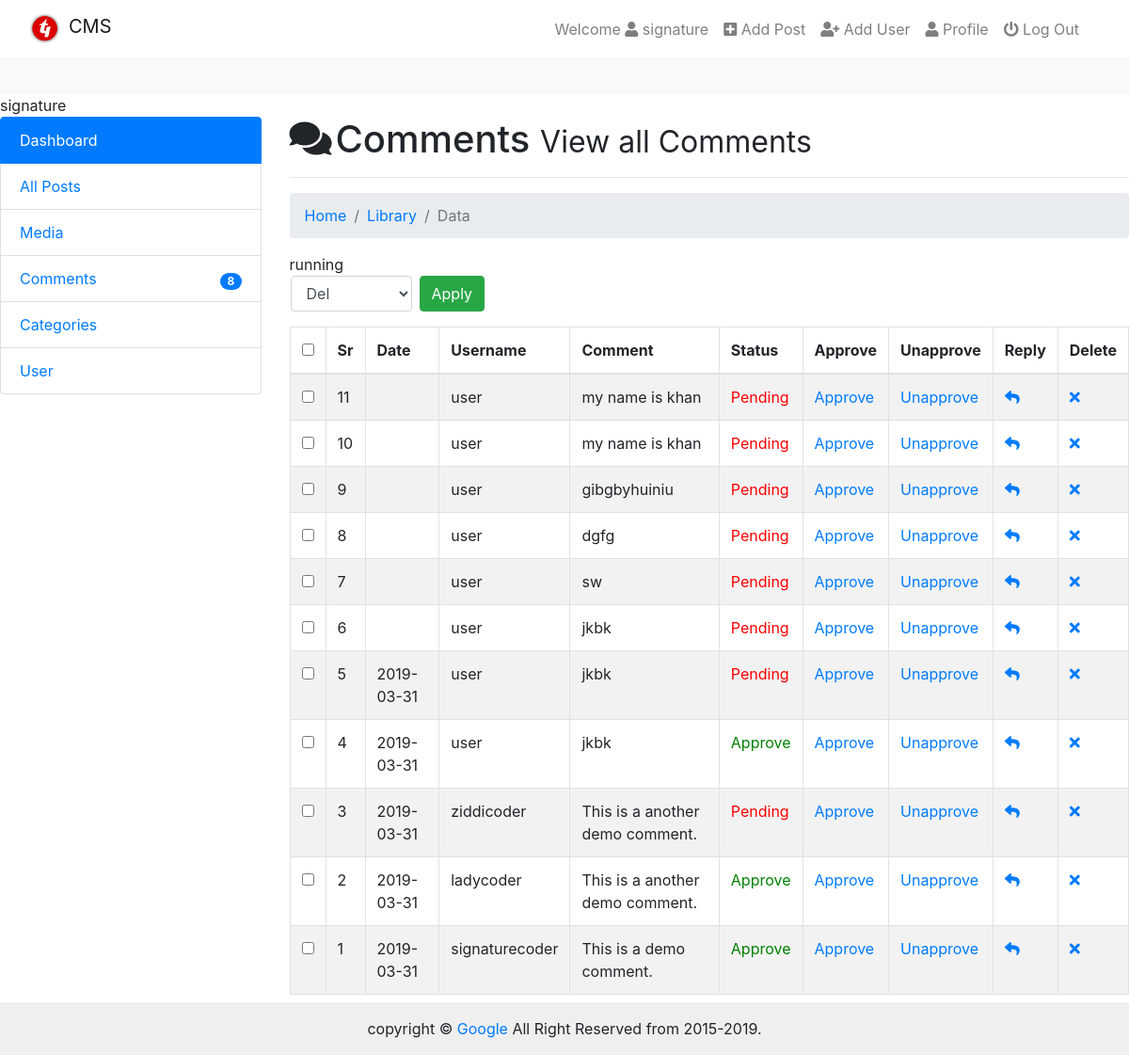
/admin/admin_comment.php (signed in), run on an earlier commit of the app's database.
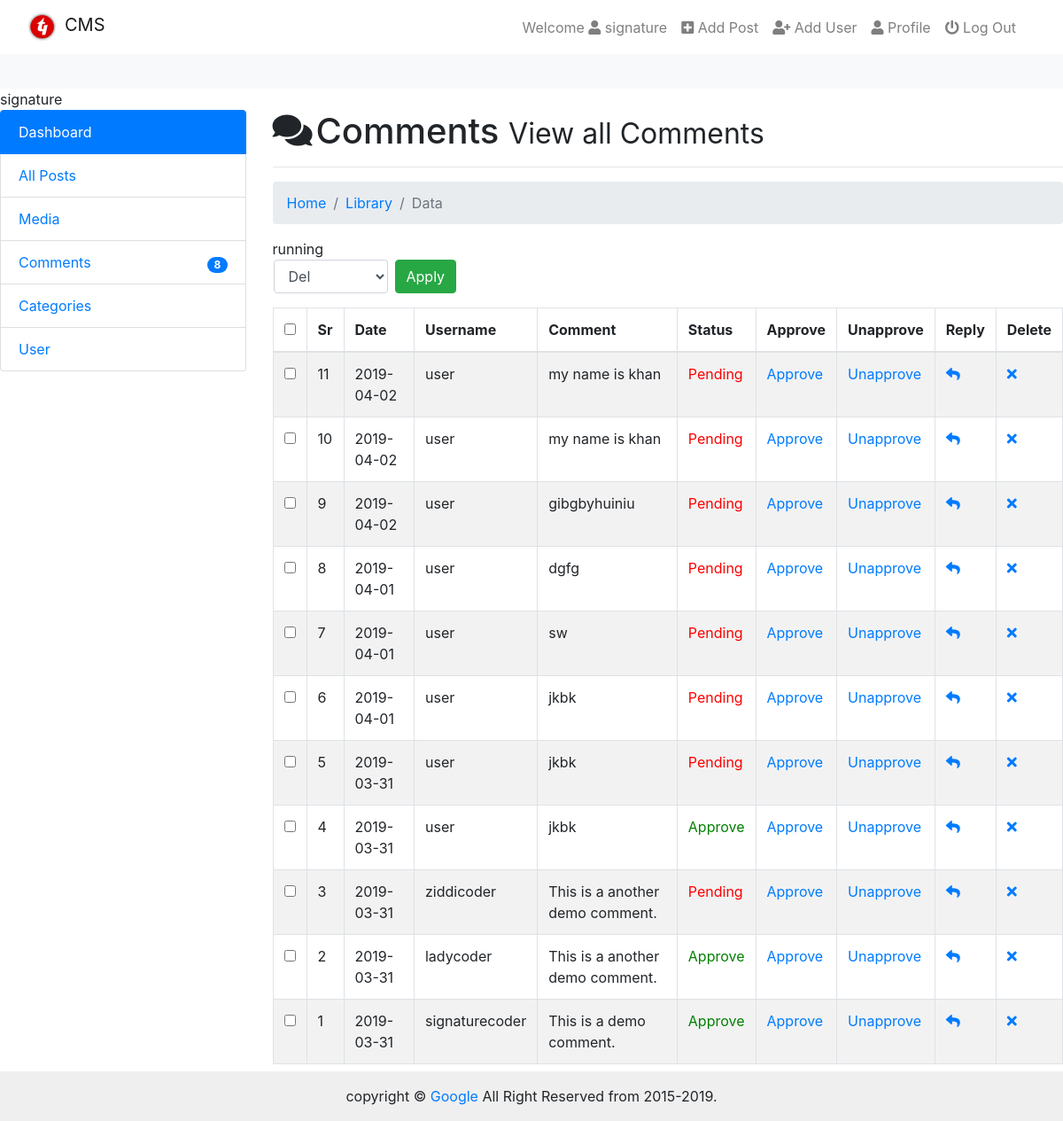
And on a later commit of the database.
### tables this page shows
CREATE TABLE IF NOT EXISTS `comments` (
  `id` int(11) NOT NULL AUTO_INCREMENT,
  `date` date DEFAULT NULL,
  `name` varchar(255) NOT NULL,
  `username` varchar(255) NOT NULL,
  `post_id` int(11) NOT NULL,
  `email` varchar(255) NOT NULL,
  `website` varchar(255) NOT NULL,
  `image` varchar(255) NOT NULL,
  `comment` text NOT NULL,
  `status` varchar(255) NOT NULL,
  PRIMARY KEY (`id`)
);

### admin/admin_comment.php (the view, shortened to what this page needs)
<?php require_once('includes/header.php');
?>
</head>
<body>
    <?php require_once('includes/navbar.php');?>
    <div class="cointainer-fluid">
      <div class="row">
        <div class="col-md-3">
          <?php require_once('includes/sidebar.php');?>
        </div>
        <div class="col-md-9">
          <h1><i class="fas fa-comments mr-1"></i>Comments <small>View all Comments</small></h1><hr>
          <nav aria-label="breadcrumb">
            <ol class="breadcrumb">
              <li class="breadcrumb-item"><a href="#">Home</a></li>
              <li class="breadcrumb-item"><a href="#">Library</a></li>
              <li class="breadcrumb-item active" aria-current="page">Data</li>
            </ol>
          </nav>
          <?php
          echo "running";
              ?>
              <?php
          $query = "SELECT * FROM comments ORDER BY id DESC";
          $run = mysqli_query($con, $query);
          if(mysqli_num_rows($run) > 0){
           ?>
           <form action="" method="post">
            <div class="row">
              <div class="col-sm-8">
                <div class="row">
                  <div class="col-xs-4">
                    <div class="form-group ml-3">
                      <select name="bulk-options" class="form-control">
                        <option value="delete">Del</option>
                      </select>
                    </div>
                  </div>
                  <div class="col-xs-8 ml-2">
                    <input type="submit" class="btn btn-success" value="Apply">
                  </div>
                </div>
              </div>
            </div>
          <table class="table table-bordered table-striped table-hover">
            <thead>
              <tr>
               <th><input type="checkbox" id="selectallboxes"></th>
               <th>Sr</th>
               <th>Date</th>
               <th>Username</th>
               <th>Comment</th>
               <th>Status</th>
               <th>Approve</th>
               <th>Unapprove</th>
               <th>Reply</th>
               <th>Delete</th>
             </tr>
           </thead>
           <tbody>
             <?php
             while($row = mysqli_fetch_array($run)){
               $id = $row['id'];
               $username = $row['username'];
               $status = $row['status'];
               $comment = $row['comment'];
               $post_id = $row['post_id'];
               $date = $row['date'];
               ?>
               <tr>
                <td><input type="checkbox" class="checkboxes" name="checkboxes[]" value="<?php echo $id;?>"></td>
                <td><?php echo $id;?></td>
                <td><?php echo $date;?></td>
                <td><?php echo $username;?></td>
                <td><?php echo $comment;?></td>
                <td><span style="color:<?php
                if($status == 'approve'){
                  echo 'green';
                }
                else if($status == 'pending'){
                  echo 'red';
                }
            ?>"><?php echo ucfirst($status);?></span></td>
                <td><a href="admin_comment.php?approve=<?php echo $id;?>">Approve</a></td>
                <td><a href="admin_comment.php?unapprove=<?php echo $id;?>">Unapprove</a></td>
                <td><a href="admin_comment.php?reply=<?php echo $post_id;?>"><i class="fas fa-reply"></i></a></td>
                <td><a href="admin_comment.php?del=<?php echo $id;?>"><i class="fa fa-times"></i></a></td>
              </tr>
            <?php }?>
          </tbody>
        </table>
        <?php
      }
      else{
       echo "<center><h2>NO USER AVAILABLE NOW</h2></center>";
     }
     ?>
   </form>
 </div>
</div>
</div>
<?php require_once('includes/footer.php')?>

What changed in the data, as far as the page shows it:
changed comments id 11: date (not shown) → "2019-04-02"
changed comments id 10: date (not shown) → "2019-04-02"
changed comments "gibgbyhuiniu": date (not shown) → "2019-04-02"
changed comments "dgfg": date (not shown) → "2019-04-01"
changed comments "sw": date (not shown) → "2019-04-01"
changed comments id 6: date (not shown) → "2019-04-01"
